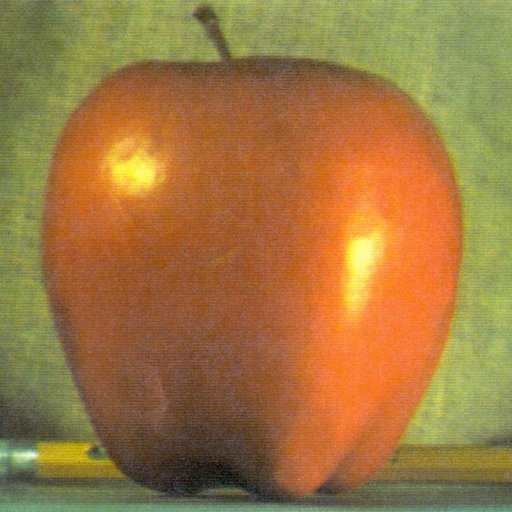
//> input picture imgdata/apple.jpg, 512 x 512 px
$ ./3-8_BGR-Histogram   (built with g++ and OpenCV 4)
//> lines starting //> are read from the running program, lines starting //| are printed output that depends on the picture
// C++ source file
/***********************************************
# Copyright (c) 2018, Wuhan
# All rights reserved.
#
# @Filename: 3-8_BGR-Histogram.cpp
# @Version：V1.0
# @Author: Frank Liu - frankliu624@gmail.com
# @Description: BGR直方图
# @Create Time: 2018-09-14 17:24:17
# @Last Modified: 2018-09-14 17:24:17
***********************************************/
#include <opencv2/highgui/highgui.hpp>
#include <opencv2/imgproc/imgproc.hpp>
#include <iostream>

using namespace std;
using namespace cv;

int main()
{
    // 图像获取及判断
    Mat srcImg = imread("../../imgdata/apple.jpg");
//> srcImg is the input picture: 512 rows x 512 cols, CV_8UC3; mean B, G, R 64.8, 119.7, 159.1
    if(!srcImg.data)
        return -1;
    imshow("srcImage", srcImg);
    // 分离B、G、R三个通道
    vector<Mat> bgr_planes;
    split(srcImg, bgr_planes);
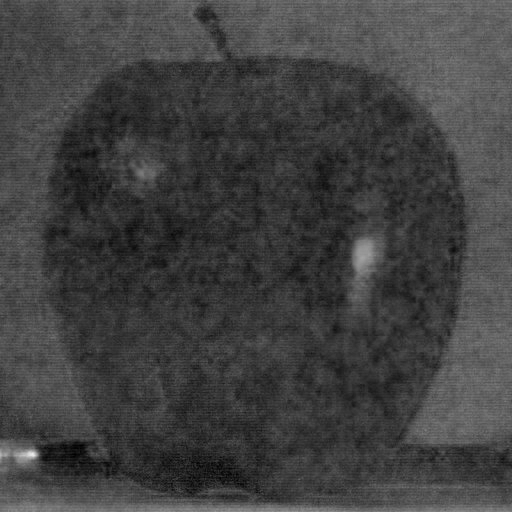
//> bgr_planes[0]: 512 rows x 512 cols, CV_8UC1; min 0, max 236, mean 64.8
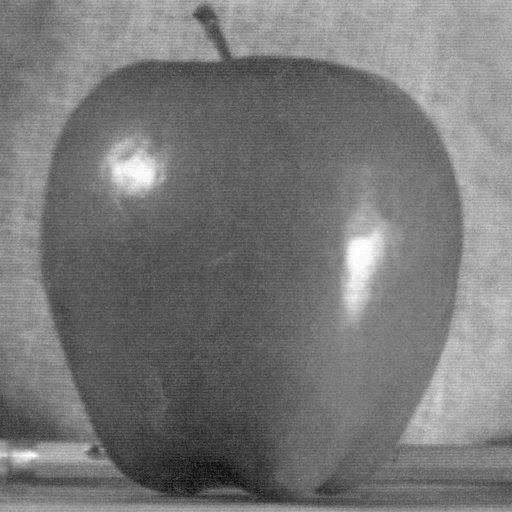
//> bgr_planes[1]: 512 rows x 512 cols, CV_8UC1; min 7, max 255, mean 119.7
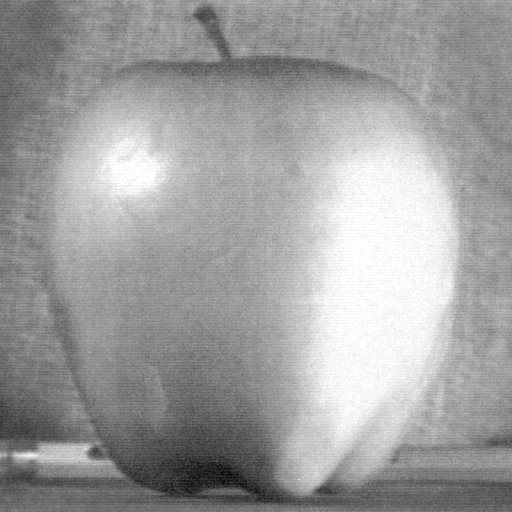
//> bgr_planes[2]: 512 rows x 512 cols, CV_8UC1; min 8, max 255, mean 159.1
    // 初始化直方图参数
    int histSize = 256;
    float range[] = { 0, 256 };
    const float* histRange[] = { range };
    bool uniform = true, accum = false;
    Mat b_hist, g_hist, r_hist;
    // 计算各个通道的直方图
    calcHist(&bgr_planes[0], 1, 0, Mat(), b_hist, 1,
             &histSize, histRange, uniform, accum);
//> b_hist = 256 values, max 6218 at index 55, min 0 at index 177, mean 1024
    calcHist(&bgr_planes[1], 1, 0, Mat(), g_hist, 1,
             &histSize, histRange, uniform, accum);
//> g_hist = 256 values, max 3821 at index 92, min 0 at index 0, mean 1024
    calcHist(&bgr_planes[2], 1, 0, Mat(), r_hist, 1,
             &histSize, histRange, uniform, accum);
//> r_hist = 256 values, max 3632 at index 152, min 0 at index 0, mean 1024
    // 设置直方图绘图参数
    int hist_w = 640, hist_h = 512;
    int bin_w = cvRound(double(hist_w/histSize));
    Mat histImg(hist_h, hist_w, CV_8UC3, Scalar(0,0,0));
    // 分别归一化直方图到[0, histImg.rows]
    normalize(b_hist, b_hist, 0, histImg.rows, NORM_MINMAX, -1, Mat());
//> b_hist = 256 values, max 512 at index 55, min 0 at index 177, mean 84.32
    normalize(g_hist, g_hist, 0, histImg.rows, NORM_MINMAX, -1, Mat());
//> g_hist = 256 values, max 512 at index 92, min 0 at index 0, mean 137.2
    normalize(r_hist, r_hist, 0, histImg.rows, NORM_MINMAX, -1, Mat());
//> r_hist = 256 values, max 512 at index 152, min 0 at index 0, mean 144.4
    // 分别对每个通道绘图
    for(int i = 0; i < histSize; ++i)
    {
        // 绘制B通道的直方图信息
        line(histImg, Point(bin_w*(i-1), hist_h-cvRound(b_hist.at<float>(i-1))),
             Point(bin_w*i, hist_h-cvRound(b_hist.at<float>(i))), Scalar(255,0,0), 2, 8, 0);
        // 绘制G通道的直方图信息
        line(histImg, Point(bin_w*(i-1), hist_h-cvRound(g_hist.at<float>(i-1))),
             Point(bin_w*i, hist_h-cvRound(g_hist.at<float>(i))), Scalar(0,255,0), 2, 8, 0);
        // 绘制R通道的直方图信息
        line(histImg, Point(bin_w*(i-1), hist_h-cvRound(r_hist.at<float>(i-1))),
             Point(bin_w*i, hist_h-cvRound(r_hist.at<float>(i))), Scalar(0,0,255), 2, 8, 0);
    }
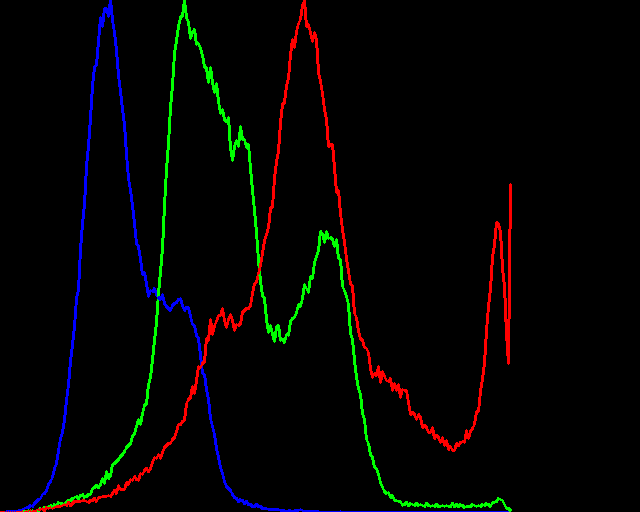
//> histImg: 512 rows x 640 cols, CV_8UC3; mean B, G, R 2.9, 3.9, 4.4
    imshow("BGR-histImage", histImg);
    waitKey(0);
    return 0;
}
